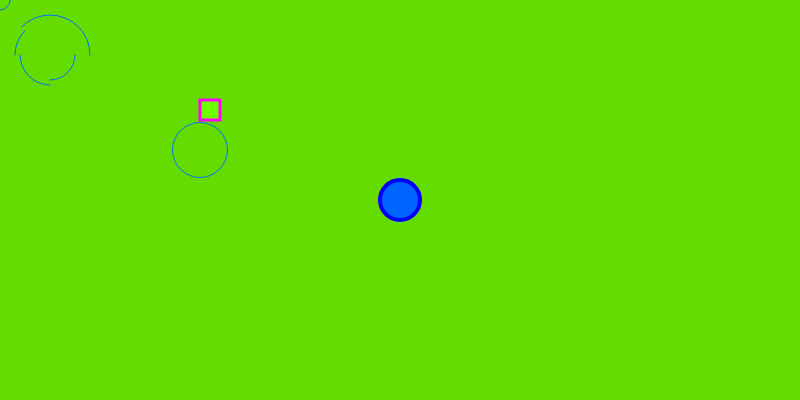
Frame 1 (no input)
Frame 60 (no input): identical to frame 1, image omitted
Frame 120 (the mouse pressed at the canvas centre since frame 60): identical to frame 1, image omitted

The p5.js sketch that drew this single still picture (run headless with seeded random() and noise() and a simulated clock; from frame 60 on, the mouse is pressed at the canvas centre):

// p5.js sketch
// ── sketch.js
function setup() {
    createCanvas(800, 400);
  }
  
  function draw() {
    background(100,220,0);
    strokeWeight(4);
    stroke(0,0,255);
    fill(0,100,255);
    circle(400,200,40);    

    strokeWeight(3);
    stroke(255,0,255);
    fill(110,255,0);
    square(200,100,20);

    
    noFill();
    strokeWeight(1);
    stroke(0,110,255);
    circle(0,0,20);
    
    ellipse(200,150,55,55);

    arc(50,55,50,50,0, HALF_PI);
    noFill();
    arc(50,55,60,60,HALF_PI, PI);
    arc(50,55,70,70,PI,PI + QUARTER_PI);
    arc(50,55,80,80,PI+QUARTER_PI,TWO_PI);
  }
